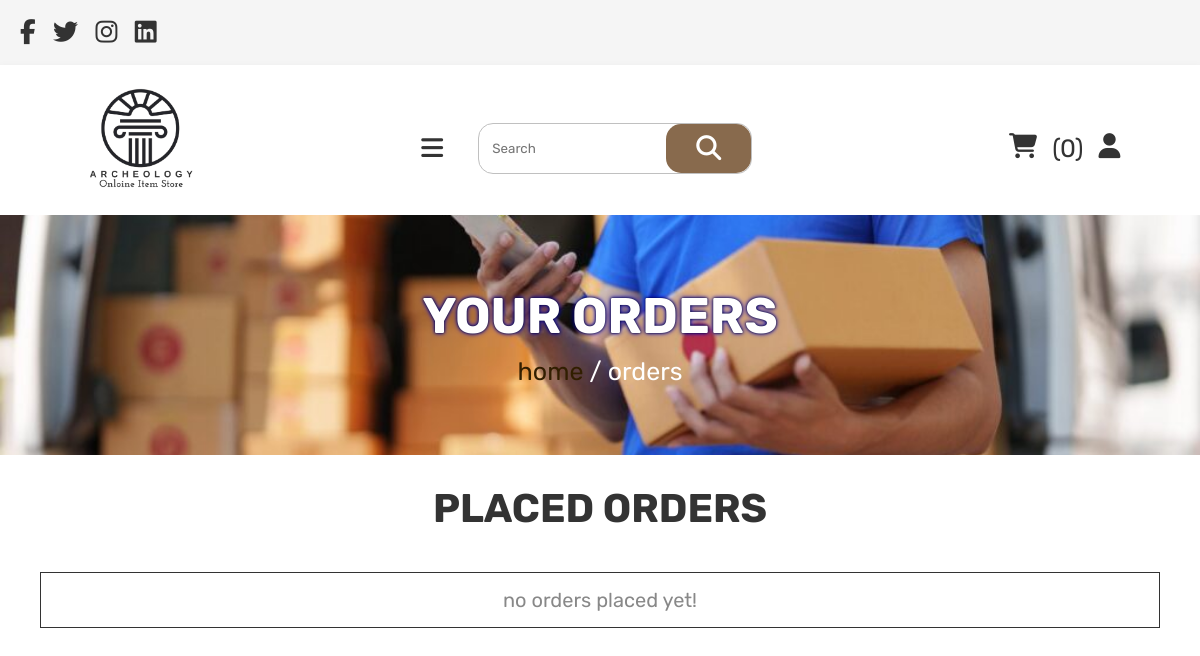
The app's page /users/orders.php (signed in), older data.
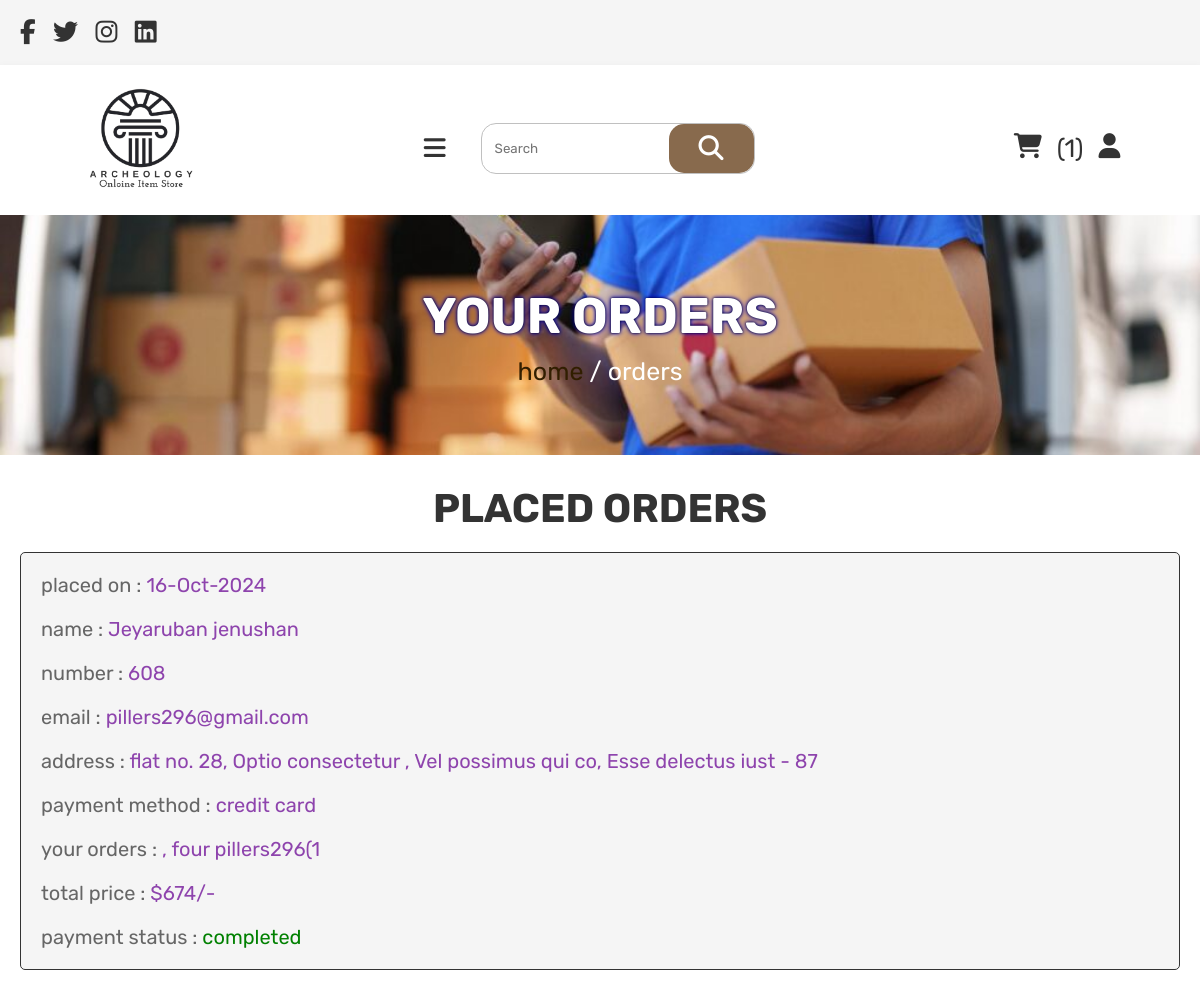
The same page, newer data.
### tables this page shows
CREATE TABLE `orders` (
  `id` int(11) NOT NULL,
  `user_id` int(11) NOT NULL,
  `name` varchar(100) NOT NULL,
  `number` varchar(100) NOT NULL,
  `email` varchar(100) NOT NULL,
  `method` varchar(50) NOT NULL,
  `address` varchar(100) NOT NULL,
  `total_products` varchar(1000) NOT NULL,
  `total_price` int(100) NOT NULL,
  `placed_on` varchar(50) NOT NULL,
  `payment_status` varchar(100) NOT NULL DEFAULT 'pending'
);

### users/orders.php (the view, shortened to what this page needs)
<?php
include '../config.php';
$user_id=$_SESSION['user_id'];
?>
<!DOCTYPE html>
<html lang="en">
<head>
    <link rel="stylesheet" href="https://cdnjs.cloudflare.com/ajax/libs/font-awesome/6.6.0/css/all.min.css" />
    <link rel="stylesheet" href="../css/style.css">
    <link rel="stylesheet" href="../css/orders_style.css">
</head>
<body>
    <?php include './user_header.php' ?>
    <div class="heading">
   <h3>your orders</h3>
   <p> <a href="home.php">home</a> / orders </p>
</div>
<section class="placed-orders">
   <h1 class="title">placed orders</h1>
   <div class="box-container">
      <?php
         $order_query = mysqli_query($conn, "SELECT * FROM `orders` WHERE user_id = '$user_id'") or die('query failed');
         if(mysqli_num_rows($order_query) > 0){
            while($fetch_orders = mysqli_fetch_assoc($order_query)){
      ?>
      <div class="box">
         <p> placed on : <span><?php echo $fetch_orders['placed_on']; ?></span> </p>
         <p> name : <span><?php echo $fetch_orders['name']; ?></span> </p>
         <p> number : <span><?php echo $fetch_orders['number']; ?></span> </p>
         <p> email : <span><?php echo $fetch_orders['email']; ?></span> </p>
         <p> address : <span><?php echo $fetch_orders['address']; ?></span> </p>
         <p> payment method : <span><?php echo $fetch_orders['method']; ?></span> </p>
         <p> your orders : <span><?php echo $fetch_orders['total_products']; ?></span> </p>
         <p> total price : <span>$<?php echo $fetch_orders['total_price']; ?>/-</span> </p>
         <p> payment status : <span style="color:<?php if($fetch_orders['payment_status'] == 'pending'){ echo 'red'; }else{ echo 'green'; } ?>;"><?php echo $fetch_orders['payment_status']; ?></span> </p>
         </div>
      <?php
       }
      }else{
         echo '<p class="empty">no orders placed yet!</p>';
      }
      ?>
   </div>
</section>
</body>
</html>

### users/user_header.php (shortened to what this page needs)
<?php
include '../config.php';
?>
<header class="header">
    <div class="header-1">
        <div class="flex">
            <div class="share">
                <a href="#" class="fab fa-facebook-f"></a>
                <a href="#" class="fab fa-twitter"></a>
                <a href="#" class="fab fa-instagram"></a>
                <a href="#" class="fab fa-linkedin"></a>
            </div>
        </div>
    </div>
    <div class="header-2">
        <div class="flex">
            <a href="home.php" class="hlogo">
                <img src="../images/logo.png">
            </a>
            <div class="navbar">
                <a href="home.php">Home</a>
                <a href="about.php">About</a>
                <a href="shop.php">Products</a>
                <a href="contact.php">Contact</a>
                <a href="orders.php">Orders</a>
                <a href="productShop.php">Shop</a>
            </div>
            <div class="icons search-flex">
                <div id="menu-btn" class="fas fa-bars"></div>
                <section class="search-form">
                    <form role="search" action="search_page.php" method="get" class="flex-form">
                        <input id="searchInput" name="search_data" type="search" placeholder="    Search" aria-label="Search" style="border-radius: 20px">
                        <button type="submit" id="submitSearch" name="submit" class="btn btn-outline-light"> <i class="fas fa-search"></i></button>
                    </form>
                </section>
            </div>
            <div class="icons">
                <div class="icon1">
                    <a href="cart.php" class="icons">
                        <i class="fas fa-shopping-cart"></i>
                        <?php
                        $select_cart_number = mysqli_query($conn, "SELECT * FROM `cart` WHERE user_id='$user_id'")
                            or die("query failed");
                        $cart_num_rows = mysqli_num_rows($select_cart_number);
                        ?>
                        <span>(<?php echo $cart_num_rows ?>)</span>
                    </a>
                </div>
                <div id="user-btn" class="fas fa-user"></div>
            </div>
        </div>
    </div>
</header>

### css/style.css (style rules this page uses)
:root { --purple:#8e44ad; --red:#c0392b; --orange:#f39c12; --black:#333; --white:#fff; --light-color:#666; --light-white:#ccc; --light-bg:#f5f5f5; --border:.1rem solid var(--black); --box-shadow:0 .5rem 1rem rgba(0,0,0,.1); }
* { font-family: 'Rubik', sans-serif; margin:0; padding:0; box-sizing: border-box; outline: none; border:none; text-decoration: none; transition:all .2s linear; }
html { font-size: 62.5%; overflow-x: hidden; }
section { padding:3rem 2rem; }
.title { text-align: center; margin-bottom: 2rem; text-transform: uppercase; color:var(--black); font-size: 4rem; }
.btn, .option-btn, .delete-btn, .white-btn { display: inline-block; margin-top: 1rem; padding:1rem 3rem; cursor: pointer; color:var(--white); font-size: 1.8rem; border-radius: .5rem; text-transform: capitalize; }
.white-btn, .btn { background-color: #725132; }
.heading { min-height: 30vh; display: flex; flex-flow: column; align-items: center; justify-content: center; gap:1rem; background-image: url(../images/author-1.jpg) no-repeat; background-size: cover; background-position: center; text-align: center; }
.heading h3 { font-size: 5rem; color:var(--black); text-transform: uppercase; }
.heading p { font-size: 2.5rem; color:var(--light-color); }
.heading p a { color:var(--purple); }
.header .header-1 { background-color: var(--light-bg); }
.header .header-1 .flex { padding:2rem; display: flex; align-items: center; justify-content: space-between; margin:0; }
.header .header-2 { background-color: var(--white); box-shadow: var(--box-shadow); max-height: 150px; }
.header .header-2 { background-color: #ffffff; }
.header .header-2 .flex { padding:2rem; display: flex; align-items: center; justify-content: space-between; width: calc(100% /1.1 - 1rem); margin:0 auto; position: relative; }
.header .header-1 .flex .share a { font-size: 2.5rem; margin-right: 1.5rem; color:var(--black); }
.header .header-2 .flex .hlogo { max-width: 120px; font-size: 2.5rem; color:var(--purple); }
.header .header-2 .flex .hlogo img { max-width: 120px;; font-size: 2.5rem; color:var(--purple); }
.header .header-2 .flex .navbar a { margin:1rem; font-size: 3rem; color:var(--light-color); }
.header .header-2 .flex .icons { display: flex; font-size: 2.5rem; color:var(--black); cursor: pointer; margin-left:0; }
.header .header-2 .flex .icon1 { align-items: start; margin-left:0; }
.header .header-2 .flex .icons > * { font-size: 2.5rem; color:var(--black); cursor: pointer; margin-left: 1.5rem; }
#menu-btn { display: none; }
.flex { display: grid; grid-row-start: auto; }
.placed-orders .box-container { max-width: 1200px; margin:0 auto; display:flex; flex-wrap: wrap; align-items: center; gap:1.5rem; }
.placed-orders .box-container .box { flex:1 1 40rem; border-radius: .5rem; padding:2rem; border:var(--border); background-color: var(--light-bg); padding:1rem 2rem; }
.placed-orders .box-container .box p { padding:1rem 0; font-size: 2rem; color:var(--light-color); }
.placed-orders .box-container .box p span { color:var(--purple); }
.search-form form { max-width: 1000px; font-size: 2.5rem; margin:0; display: flex; gap:0.5rem; border: rgb(192, 192, 192) solid 1px; border-radius: 15px; }
.search-form form .btn { margin-top: 0; border-radius: 15px; background-color: #886a4d; font-size: 2.5rem; }
@media (max-width:1350px) { #menu-btn { display: inline-block; align-self: center; } }
@media (max-width:1350px) { .header .header-2 .flex .navbar { position: absolute; top:99%; left:0; right:0; background-color: var(--white); border-top: var(--border); border-bottom: var(--border); clip-path: polygon(0 0, 100% 0, 100% 0, 0 0); } }
@media (max-width:1350px) { .header .header-2 .flex .navbar a { display: block; font-size: 3rem; margin:2rem; } }
.empty { padding:1.5rem; text-align: center; border:var(--border); background-color: var(--white); color:var(--red); font-size: 2rem; }
.empty { text-align: center; margin: 20px; color: #888; }
.placed-orders .box-container .empty { flex:1; }

Row changes from the older to the newer data that the page shows:
added orders: placed_on "16-Oct-2024", name "Jeyaruban jenushan", number "608", email "pillers296@gmail.com", address "flat no. 28, Optio consectetur , Vel possimus qui co, Esse delectus iust - 87", method "credit card", total_products ", four pillers296(1", total_price "674", payment_status "completed"
Text that changed along with them:
$cart_num_rows: "0" → "1"
text no longer shown: "no orders placed yet!"
